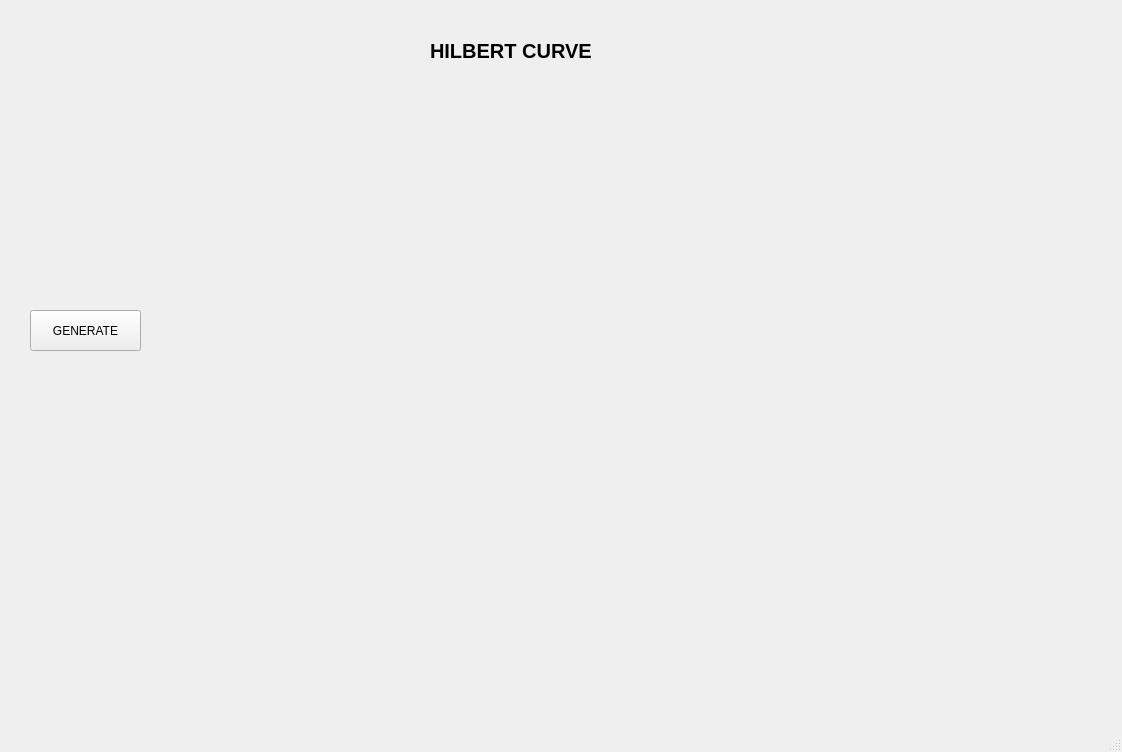
<?xml version="1.0" encoding="UTF-8"?>
<ui version="4.0">
 <class>MainWindow</class>
 <widget class="QMainWindow" name="MainWindow">
  <property name="geometry">
   <rect>
    <x>0</x>
    <y>0</y>
    <width>1122</width>
    <height>752</height>
   </rect>
  </property>
  <property name="windowTitle">
   <string>MainWindow</string>
  </property>
  <widget class="QWidget" name="centralwidget">
   <widget class="QLabel" name="label">
    <property name="geometry">
     <rect>
      <x>430</x>
      <y>30</y>
      <width>191</width>
      <height>41</height>
     </rect>
    </property>
    <property name="font">
     <font>
      <pointsize>15</pointsize>
      <weight>75</weight>
      <bold>true</bold>
     </font>
    </property>
    <property name="text">
     <string>HILBERT CURVE</string>
    </property>
   </widget>
   <widget class="QLabel" name="label_2">
    <property name="geometry">
     <rect>
      <x>200</x>
      <y>90</y>
      <width>731</width>
      <height>531</height>
     </rect>
    </property>
    <property name="text">
     <string/>
    </property>
   </widget>
   <widget class="QPushButton" name="pushButton">
    <property name="geometry">
     <rect>
      <x>30</x>
      <y>310</y>
      <width>111</width>
      <height>41</height>
     </rect>
    </property>
    <property name="text">
     <string>GENERATE</string>
    </property>
   </widget>
  </widget>
  <widget class="QMenuBar" name="menubar">
   <property name="geometry">
    <rect>
     <x>0</x>
     <y>0</y>
     <width>1122</width>
     <height>25</height>
    </rect>
   </property>
  </widget>
  <widget class="QStatusBar" name="statusbar"/>
 </widget>
 <resources/>
 <connections/>
</ui>
